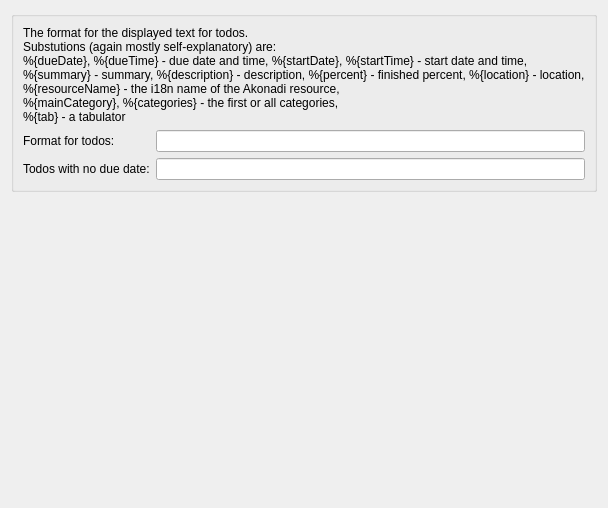
<?xml version="1.0" encoding="UTF-8"?>
<ui version="4.0">
 <class>TodoFormatConfig</class>
 <widget class="QWidget" name="TodoFormatConfig">
  <property name="geometry">
   <rect>
    <x>0</x>
    <y>0</y>
    <width>599</width>
    <height>508</height>
   </rect>
  </property>
  <property name="windowTitle">
   <string>Form</string>
  </property>
  <layout class="QVBoxLayout" name="verticalLayout">
   <item>
    <widget class="QGroupBox" name="groupBox_4">
     <property name="title">
      <string/>
     </property>
     <layout class="QGridLayout" name="gridLayout_3">
      <item row="0" column="0" colspan="2">
       <widget class="QLabel" name="label_7">
        <property name="text">
         <string>The format for the displayed text for todos.
Substutions (again mostly self-explanatory) are:
%{dueDate}, %{dueTime} - due date and time, %{startDate}, %{startTime} - start date and time,
%{summary} - summary, %{description} - description, %{percent} - finished percent, %{location} - location,
%{resourceName} - the i18n name of the Akonadi resource,
%{mainCategory}, %{categories} - the first or all categories,
%{tab} - a tabulator</string>
        </property>
       </widget>
      </item>
      <item row="1" column="0">
       <widget class="QLabel" name="label_8">
        <property name="text">
         <string>Format for todos:</string>
        </property>
       </widget>
      </item>
      <item row="1" column="1">
       <widget class="KLineEdit" name="todoEdit">
        <property name="toolTip">
         <string>The text displayed for common todos.</string>
        </property>
        <property name="statusTip">
         <string/>
        </property>
       </widget>
      </item>
      <item row="2" column="0">
       <widget class="QLabel" name="label_9">
        <property name="text">
         <string>Todos with no due date:</string>
        </property>
       </widget>
      </item>
      <item row="2" column="1">
       <widget class="KLineEdit" name="noDueDateEdit">
        <property name="toolTip">
         <string>The text displayed for todos with no due date.</string>
        </property>
       </widget>
      </item>
     </layout>
    </widget>
   </item>
   <item>
    <spacer name="verticalSpacer">
     <property name="orientation">
      <enum>Qt::Vertical</enum>
     </property>
     <property name="sizeHint" stdset="0">
      <size>
       <width>20</width>
       <height>329</height>
      </size>
     </property>
    </spacer>
   </item>
  </layout>
 </widget>
 <customwidgets>
  <customwidget>
   <class>KLineEdit</class>
   <extends>QLineEdit</extends>
   <header>klineedit.h</header>
  </customwidget>
 </customwidgets>
 <resources/>
 <connections/>
</ui>
